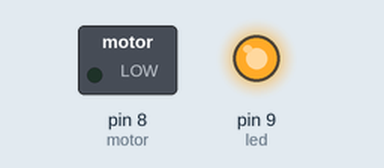
Simulated run of this sketch. Board: Arduino Uno, built with avr-gcc and run on an emulated ATmega328P. Shown: switched loads named in the sketch (green lamp = pin HIGH), output pins drawn as LEDs (lit = HIGH).

Above: at 11.27 s.
At 16.3 s:
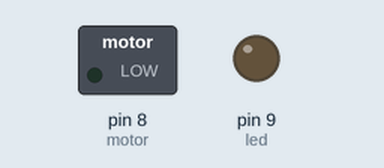
Timing chart, 0 to 22.9 s (numbered marks = the images above):
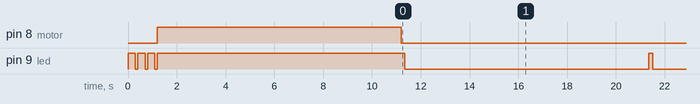

Measured:
- by itself, pin 9 (led): HIGH → LOW at 0.30 s, → HIGH 0.10 s later, → LOW 0.30 s later, → HIGH 0.10 s later, … (29 changes in this stretch)

The sketch:

automatized_garden.ino
```cpp
#define motor 8 //motor pin
#define led 9 //LED pin
#define SH 5 //humidity sensor pin
unsigned long hr12 = 43200000; //12 hours in ms
unsigned long hr3 = 10800000; //3 hours in ms
unsigned long lastCheck = 0; //stores previous check time
unsigned long now; //stores current time
unsigned long elapsed; //auxiliary variable
unsigned long lastWatered = 0; //stores last watering time
bool isDry(); //function to check if soil is dry
int moistureLevel();
int N;
bool timerReset;

void setup()
{
  pinMode(motor, OUTPUT);
  digitalWrite(motor, LOW);
  pinMode(led, OUTPUT);
  pinMode(SH, INPUT);
  //Serial.begin(9600);
  //Serial.println("Start");
  for(int i=0; i<3; i++){digitalWrite(led, HIGH);delay(300);digitalWrite(led, LOW);delay(100);}
  //if(moistureLevel()<80)
   // {
      //do
      //{
        //Serial.println("Dry?");
        digitalWrite(motor, HIGH); //keeps motor on until soil is moist
        digitalWrite(led, HIGH); //same here
        lastWatered = millis();
        delay(10000);
    //  }while(isDry());
   // }
  digitalWrite(motor, LOW); //turns off motor
  digitalWrite(led, LOW); //turns off LED
    timerReset=true;
}

void loop()
{
  now = millis();
  /*Serial.print("Time since last watering: ");
  Serial.println(now-lastWatered);
  Serial.print("now - lastCheck = ");
  Serial.println(now-lastCheck);*/
  if(now - lastCheck >= hr12)
  {
    /*do
    {
      //Serial.println("StandBy");
      elapsed = millis();
      digitalWrite(led, HIGH);delay(100);digitalWrite(led, LOW);delay(100);
    }while(moistureLevel() >= 80 && elapsed - now <= hr3);*/
   // if(moistureLevel()<80)
   // {
    //  do
    //  {
        //Serial.println("Dry?");
        digitalWrite(motor, HIGH); //keeps motor on until soil is moist
        digitalWrite(led, HIGH); //same here
        lastWatered = millis();
        delay(10000);
   //   }while(isDry());
   //  }
    timerReset=true;
  }
  digitalWrite(motor, LOW); //turns off motor
  digitalWrite(led, LOW); //turns off LED
  /*int aux=moistureLevel();
  if(aux>90){digitalWrite(led, HIGH); delay(100); digitalWrite(led, LOW); delay(10000);}
  else if(aux>80){digitalWrite(led, HIGH); delay(100); digitalWrite(led, LOW); delay(7000);}
  else if(aux>70){digitalWrite(led, HIGH); delay(200); digitalWrite(led, LOW); delay(4000);}
  else if(aux>50){digitalWrite(led, HIGH); delay(200); digitalWrite(led, LOW); delay(1000);}
  else {digitalWrite(led, HIGH); delay(1500); digitalWrite(led, LOW); delay(1000);}*/
  if(timerReset){timerReset=false; /*Serial.println("Clock reset");*/ lastCheck=now; /*Serial.println(now-lastCheck);*/}
  /*/Serial.println("End of loop");
  //Serial.print("Total time: ");
  //Serial.println(millis());
  */
  digitalWrite(led, HIGH); delay(150); digitalWrite(led, LOW); delay(10000);
}

bool isDry() //reads humidity level
{
  //if(moistureLevel() > 90)return false; //if already moist, turn off
  //else return true; //otherwise keep on
  return false;
}

int moistureLevel() //measures soil moisture level
{
  //int X;
 // X = analogRead(SH);
//  X = map(X, 1023, 0, 0, 200);
  //Serial.print("Current moisture = ");
  //Serial.println(X);
  return 0;
}
```
